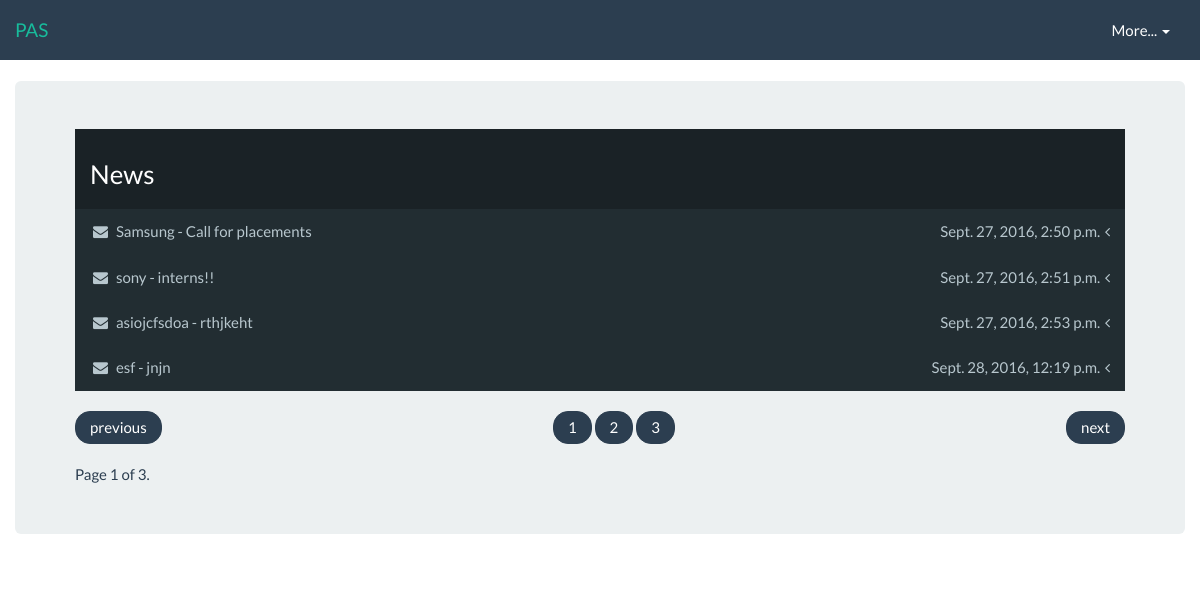
Page /news/ on the committed database.
### news/models.py (models this page shows, shortened)
class News(models.Model):
    company = models.CharField(max_length=50)
    subject = models.CharField(max_length=500)
    body = RichTextField()
    datetime= models.DateTimeField(default=timezone.now)

### news/views.py (the view)
# urls.py: url(r'^news/$' , views.news , name = 'news'),
def news(request):
    all_news_full = News.objects.all().order_by('datetime')
    paginator = Paginator(all_news_full, 4)
    page = request.GET.get('page')
    try:
        all_news = paginator.page(page)
    except PageNotAnInteger:
        all_news = paginator.page(1)
    except EmptyPage:
        all_news = paginator.page(paginator.num_pages)
    return render(request, "news.html", {'all_news': all_news , 'range': paginator.page_range })

### news/templates/news.html (shortened to what this page needs)
{% extends 'base.html' %}
{% block content %}
<div class="container">
<div class="row">
<div class="jumbotron">
    <ul class="sidebar-menu">
      <li class="header"><h3><font color="white">News</font></h3></li>
      {% for news in all_news %}
        <li class="treeview">
          <a href="#">
            <i class="fa fa-envelope"></i> {{news.company}} - {{news.subject}}<i class="fa fa-angle-left pull-right"></i><span class="pull-right">{{news.datetime}} </span>
          </a>
          </li>
      {% endfor %}
    </ul>
    <ul class="page">
      {% if all_news.has_previous %}
        <li class="previous" >  <a  href="?page={{ all_news.previous_page_number }}">previous</a> </li>
      {% else %}
        <li class="previous" class="disabled">  <a >previous</a> </li>
      {% endif %}
      {% for i in range %}
      <li ><a href="?page={{ i }}" >{{i}}</a></li>
      {% endfor %}
      <li class="next">
        {% if all_news.has_next %}
            <a  href="?page={{ all_news.next_page_number }}">next</a>
        {% else %}
            <a >next</a>
        {% endif %}
      </li>
    </ul>
    <span class="current" >
            Page {{ all_news.number }} of {{ all_news.paginator.num_pages }}.
    </span>
</div>
</div>
</div>
{% endblock %}

### news/static/css/sidebar-menu.css (style rules this page uses)
.sidebar-menu { list-style: none; margin: 0; padding: 0; background-color: #222d32; }
.sidebar-menu > li { position: relative; margin: 0; padding: 0; }
.sidebar-menu > li > a { padding: 12px 5px 12px 15px; display: block; border-left: 3px solid transparent; color: #b8c7ce; }
.sidebar-menu > li > a > .fa { width: 20px; }
.sidebar-menu li.header { padding: 10px 25px 10px 15px; font-size: 12px; color: #4b646f; background: #1a2226; }
.sidebar-menu li > a > .fa-angle-left { width: auto; height: auto; padding: 0; margin-right: 10px; margin-top: 3px; }
.sidebar-menu a { color: #b8c7ce; text-decoration: none; }

### news/templates/news.html (style rules this page uses)
.page { padding-left: 0; margin: 20px 0; text-align: center; list-style: none; }
.page li { display: inline; }
.page li > a, .page li > span { color:white; display: inline-block; padding: 5px 14px; background-color: #2c3e50; border: 1px solid #2c3e50; border-radius: 15px; }
.page .next > a, .page .next > span { float: right; }
.page .previous > a, .page .previous > span { float: left; }

### rows in the picture
News: company "Samsung", subject "Call for placements", datetime "Sept. 27, 2016, 2:50 p.m."
News: company "sony", subject "interns!!", datetime "Sept. 27, 2016, 2:51 p.m."
News: company "asiojcfsdoa", subject "rthjkeht", datetime "Sept. 27, 2016, 2:53 p.m."
News: company "esf", subject "jnjn", datetime "Sept. 28, 2016, 12:19 p.m."

### other values in the picture
{{ i }} "1" "2" "3"
{{ all_news.number }} "1"
{{ all_news.paginator.num_pages }} "3"
